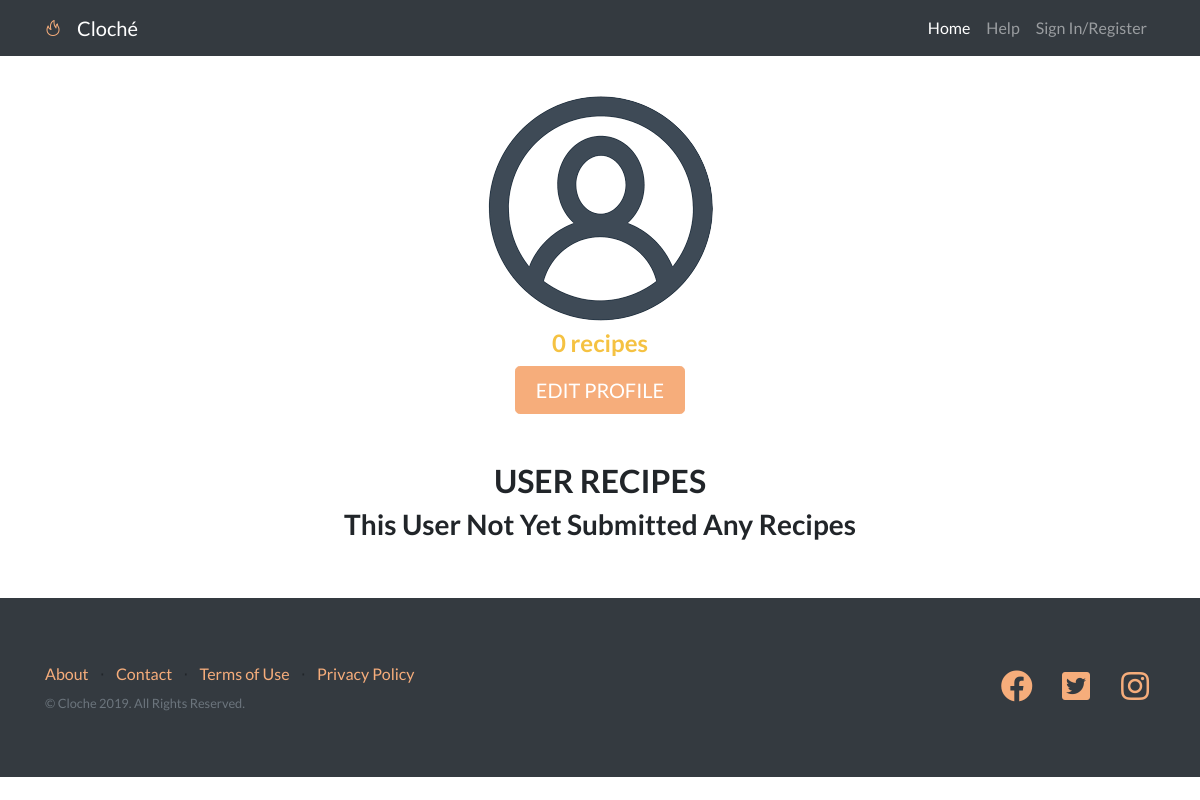
The app's page /profile_page.php?profile_name=ocin, older data.
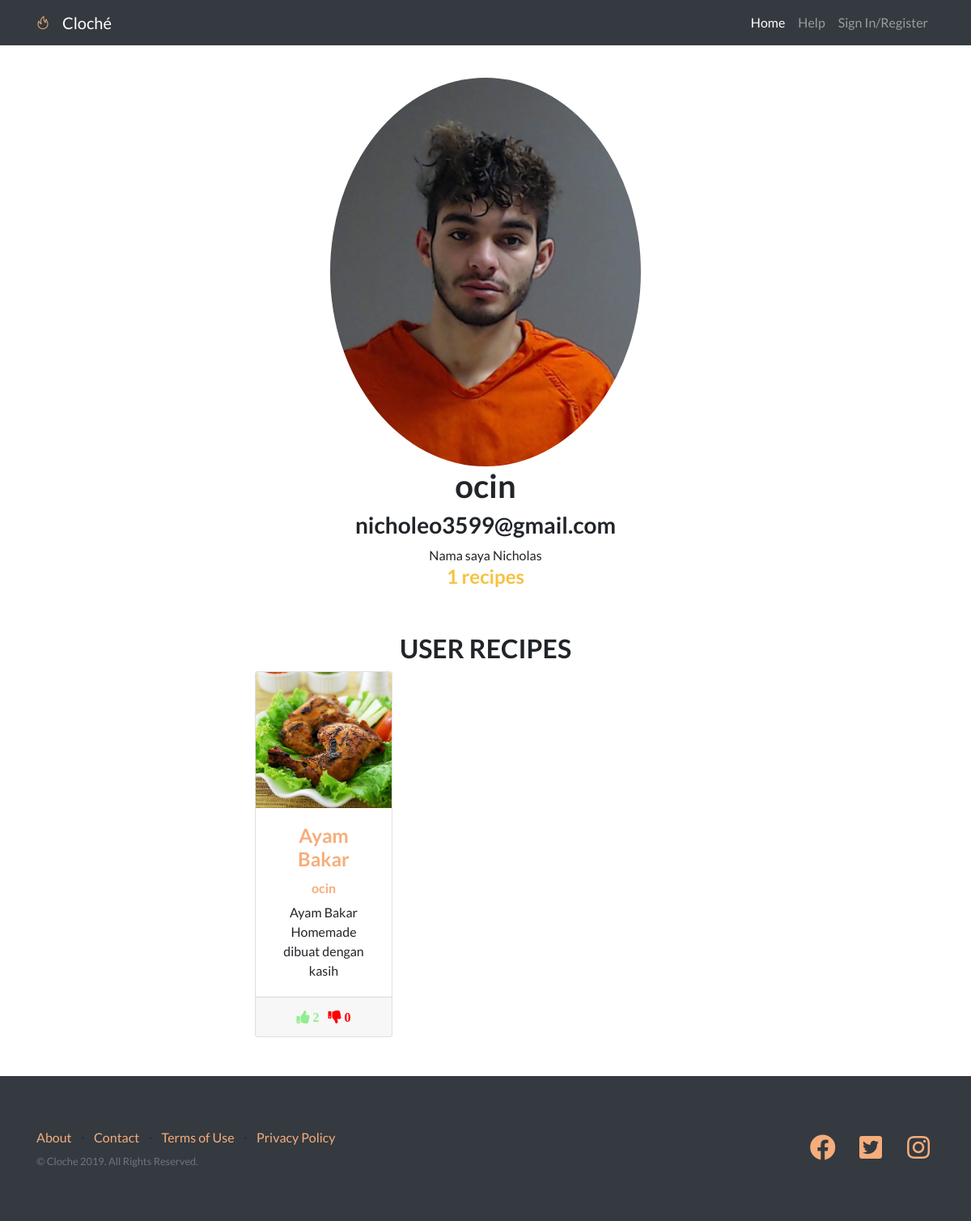
The same page, newer data.
### tables this page shows
CREATE TABLE `users` (
  `id` int(11) NOT NULL,
  `username` varchar(255) DEFAULT NULL,
  `email` varchar(255) DEFAULT NULL,
  `description` varchar(1028) DEFAULT NULL,
  `password` varchar(100) DEFAULT NULL,
  `profile_picture` varchar(200) DEFAULT NULL,
  `active` tinyint(1) NOT NULL
);

CREATE TABLE `recipes` (
  `id` int(11) NOT NULL,
  `recipe_name` varchar(255) DEFAULT NULL,
  `creator_name` varchar(255) DEFAULT NULL,
  `description` varchar(255) DEFAULT NULL,
  `ingredients` varchar(1028) DEFAULT NULL,
  `steps` varchar(1028) DEFAULT NULL,
  `recipe_picture` varchar(255) DEFAULT NULL,
  `likes` int(11) NOT NULL DEFAULT '0',
  `dislikes` int(11) NOT NULL DEFAULT '0'
);

### profile_page.php (the view, shortened to what this page needs)
<?php
$db = new dbObj();
$connString =  $db->getConnstring();
$username = $_SESSION['user_session'];
$profile_name = $_GET['profile_name'];
$qry = "SELECT username, email, description, profile_picture FROM users WHERE username = '$profile_name'";
$rslt_qry = mysqli_query($connString, $qry) or die("database error:". mysqli_error($connString));
$row = mysqli_fetch_assoc($rslt_qry);
$name_profile = $row['username'];
$email_profile = $row['email'];
$description_profile = $row['description'];
$image_profile = $row['profile_picture'];
?>
<!DOCTYPE html>
<html lang="en">
<head>
  <link href="vendor/bootstrap/css/bootstrap.min.css" rel="stylesheet">
  <link href="vendor/fontawesome-free/css/all.min.css" rel="stylesheet">
  <link href="vendor/simple-line-icons/css/simple-line-icons.css" rel="stylesheet" type="text/css">
  <link href="css/landing-page.min.css" rel="stylesheet">
</head>
<body>
  <nav class="navbar navbar-expand-lg navbar-dark bg-dark fixed-top">
    <div class="container">
      <i class="icon-fire mr-3 text-primary"></i>
      <a class="navbar-brand" href="index.php">Cloché</a>
      <div class="collapse navbar-collapse" id="navbarResponsive">
        <ul class="navbar-nav ml-auto">
          <li class="nav-item active">
            <a class="nav-link" href="index.php">Home
            </a>
          </li>
          <li class="nav-item">
            <a class="nav-link" href="help.php">Help</a>
          </li>
          <?php
            if(isset($_SESSION['user_session'])){
              $username = $_SESSION['user_session'];
              echo "<li class='dropdown'>
                      <a class='nav-link dropdown-toggle' data-toggle='dropdown' href='#'>$username</a>
                      <ul class='dropdown-menu'>
                        <li>
                          <a class='dropdown-item' href='profile_page.php?profile_name=$username'>Profile</a>
                        </li>
                        <li>
                          <a class='dropdown-item' href='logout_response.php'>Logout</a>
                        </li>
                      </ul>
                    </li>";
            }
            else {
              echo "<li>
                      <a class='nav-link' href='login.php'>Sign In/Register</a>
                    </li>";
            }
          ?>
        </ul>
      </div>
    </div>
  </nav>
	<div class="mt-5">
		<div class="container-fluid">
			<div class="row">
				<div class="col-lg-12 mt-5 text-center">
          <?php
            if (isset($image_profile)){
						echo '<img class="rounded-circle" src='.$image_profile.' alt="">';
            }
            else{
						echo "<img class='rounded-circle' src='img/profile_picture_placeholder.png'>";
            }
            echo "<h1>$name_profile</h1>";
            echo "<h3>$email_profile</h3>";
            echo "<card readonly>$description_profile</card>";
					  $sql = "SELECT COUNT(id) as tot_recipe FROM recipes WHERE creator_name = '$name_profile'";
            $res_sql = mysqli_query($connString, $sql) or die("database error:". mysqli_error($connString));
            $data_tot_recipe = mysqli_fetch_assoc($res_sql);
            echo "<h4 style='color:#f5c242'>".$data_tot_recipe['tot_recipe']." recipes</h4>";
             ?>
				</div>
			</div>
			<?php
			if($name_profile==$username){
				echo '<div class="row">
					<div class="col-5">
					</div>
					<div class="col-lg-2 col-md-2 text-center">
						<a href="edit_profile.php"><button class="btn btn-block btn-lg btn-primary">EDIT PROFILE</button></a>
					</div>
					<div class="col-5">
					</div>
				</div>
				';
			}
     ?>
        <div class="row">
					<div class="col-3 mt-5 text-center">
					</div>
					<div class="col-6 mt-5 text-center">
						<div class="row">
							<div class="col-12 text-center">
							<h2>USER RECIPES</h2>
							</div>
						</div>
						<div class="row">
						  <?php
							$sql = "SELECT id, recipe_name, creator_name, description, recipe_picture, likes, dislikes, recipe_picture FROM recipes WHERE creator_name='$name_profile'";
							$resultset = mysqli_query($connString, $sql) or die("database error:". mysqli_error($connString));
							while($row = mysqli_fetch_assoc($resultset)){
								$recipes[] = $row;
              }
							if(isset($recipes)){
							  foreach($_SESSION['recipes'] as $recipes){
								$recipe_id = $recipes['id'];
								$recipe_name = $recipes['recipe_name'];
								$creator_name = $recipes['creator_name'];
								$description = $recipes['description'];
								$likes = $recipes['likes'];
								$dislikes = $recipes['dislikes'];
								$picture = $recipes['recipe_picture'];
								echo  '<div class="col-lg-4 col-md-6 mb-5">
                    <div class="card h-100">
										  <a href="recipe_page.php?id='.$recipe_id.'"><img class="card-img-top" src="'.$picture.'" alt="" width="400"></a>
										  <div class="card-body">
                      <h4 class="card-title">
											  <a href="recipe_page.php?id='.$recipe_id.'">'.$recipe_name.'</a>
											</h4>
                      <h6 class="card-text">
											  <a href="profile_page.php?profile_name='.$creator_name.'" >'.$creator_name.'</a>
                      </h6>
                      <p class="card-text">'.$description.'</p>';
                      echo '
										  </div>
                      <div class="card-footer">
											<i class="fa fa-thumbs-up" aria-hidden="true" style="color:lightgreen"> '.$likes.'</i>
                      <i class="fa fa-thumbs-down ml-2" aria-hidden="true" style="color:red"> '.$dislikes.'</i>
										  </div>
										</div>
									  </div>';
							  }
              }
              else {
							  echo '<div class="col-lg-12 col-md-6 text-center mb-5>"
									  <div class="card h-100">
										<h3>This User Not Yet Submitted Any Recipes</h3>
									  </div>
									</div>';
							}
						  ?>
						</div>
					</div>
					<div class="col-3 mt-5 text-center">
					</div>
				</div>
		</div>
	</div>
  <footer class="footer bg-dark">
    <div class="container">
      <div class="row">
        <div class="col-lg-6 h-100 text-center text-lg-left my-auto">
          <ul class="list-inline mb-2">
            <li class="list-inline-item">
              <a href="about.php">About</a>
            </li>
            <li class="list-inline-item">&sdot;</li>
            <li class="list-inline-item">
              <a href="contact.php">Contact</a>
            </li>
            <li class="list-inline-item">&sdot;</li>
            <li class="list-inline-item">
              <a href="terms_of_use.php">Terms of Use</a>
            </li>
            <li class="list-inline-item">&sdot;</li>
            <li class="list-inline-item">
              <a href="privacy_policy.php">Privacy Policy</a>
            </li>
          </ul>
          <p class="text-muted small mb-4 mb-lg-0">&copy; Cloche 2019. All Rights Reserved.</p>
        </div>
        <div class="col-lg-6 h-100 text-center text-lg-right my-auto">
          <ul class="list-inline mb-0">
            <li class="list-inline-item mr-3">
              <a href="http://www.facebook.com">
                <i class="fab fa-facebook fa-2x fa-fw"></i>
              </a>
            </li>
            <li class="list-inline-item mr-3">
              <a href="http://www.twitter.com">
                <i class="fab fa-twitter-square fa-2x fa-fw"></i>
              </a>
            </li>
            <li class="list-inline-item">
              <a href="http://www.instagram.com">
                <i class="fab fa-instagram fa-2x fa-fw"></i>
              </a>
            </li>
          </ul>
        </div>
      </div>
    </div>
  </footer>
</body>
</html>

Row changes from the older to the newer data that the page shows:
added users: profile_picture (picture), username "ocin", email "nicholeo3599@gmail.com", description "Nama saya Nicholas"
added recipes: recipe_picture (picture), recipe_name "Ayam Bakar", creator_name "ocin", description "Ayam Bakar Homemade dibuat dengan kasih", likes "2", dislikes "0"
Text that changed along with them:
$data_tot_recipe['tot_recipe']: "0" → "1"
text no longer shown: "EDIT PROFILE This User Not Yet Submitted Any Recipes"
